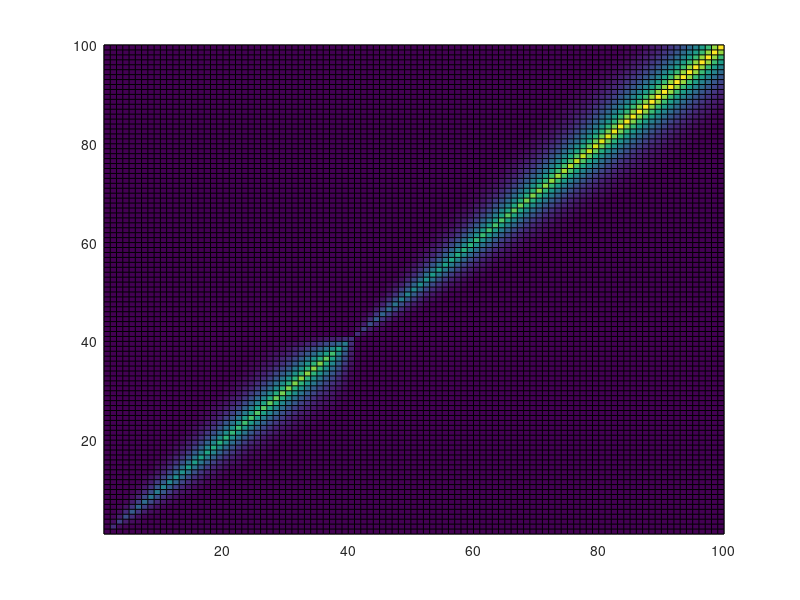
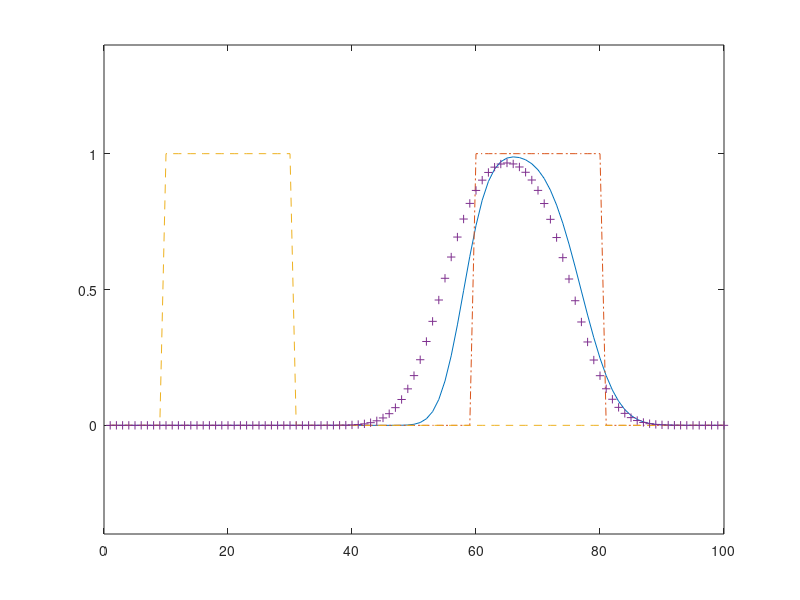

Recreate these plots in MATLAB, in order.
%% KALMANUPWADV ?
%
%  Discussion:
%
%    This script is discussed in chapter 22 of the reference.
%
%  Modified:
%
%    02 December 2009
%
%  Author:
%
%    Benoit Cushman-Roisin, Jean-Marie Beckers.
%
%  Reference:
%
%    Benoit Cushman-Roisin, Jean-Marie Beckers,
%    Introduction to Geophysical Fluid Dynamics,
%    Academic Press, 2010.
%
%  Parameters:
%
clear all;


% PARAMETERS

M=100;
cfl=0.5;
MF=50;
i1=10;
i2=30;
kloc=40;
NITER=MF/cfl;


% INITIALIZATION

for i=1:M
    c(i)=0;
    x(i)=i;
    ce(i)=0;
end
for i=i1:i2
    c(i)=1;
    ce(i+MF)=1;
end
ci=c;
cp=c;
cu=c;

for i=1:M
    for j=1:M
        MM(i,j)=0;
    end
end
MM(1,1)=1;
cflerr=cfl*0.9;
for i=2:M
    MM(i,i)=1-cflerr;
    MM(i,i-1)=cflerr;
end
PERR=zeros(M,M);
%PERR(10,10)=0.1;


% RESOLUTION

for n=1:NITER
    
    cu=(MM*cu')';
    cp=(MM*c')';
    c=cp;     
    PERR=MM*PERR*MM';
    PERR(1,1)=0;
    for i=2:M
        PERR(i,i)=PERR(i,i)+0.01;
    end
    KAL=PERR(:,kloc)/(PERR(kloc,kloc)+0.0001);

    for i=1:M
        di=round(cfl*n);
        cex(i)=ci(max(i-di,1));
    end
    obs=cex(kloc);
    myerr=(obs-c(kloc))*KAL';
    pcolor(PERR');
    pause(0.1)
    c=c+myerr;
    for i=1:M
        for j=1:M
            PERRA(i,j)=PERR(i,j)- KAL(i)*PERR(kloc,j);
        end
    end
    PERR=PERRA;

end

figure;
plot(x,c,'-',x,ce,'-.',x,ci,'--',x,cu,'+')
axis([0 100 -0.4 1.4])
